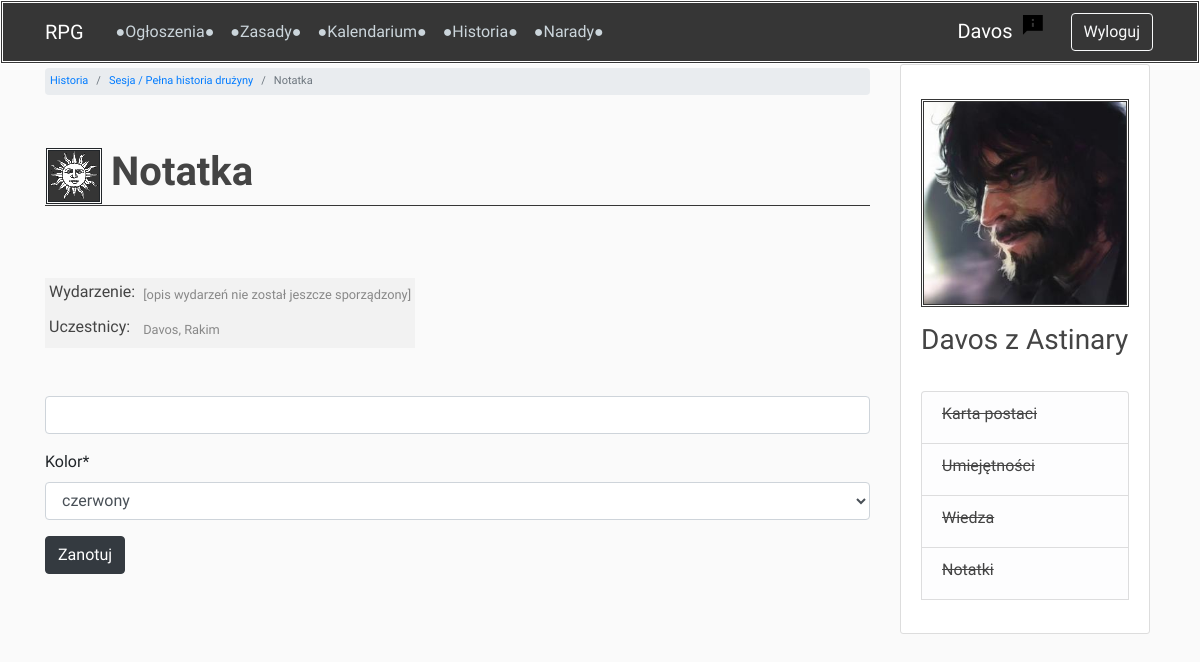
/timeline/185/described-event-note/ (signed in), run on an earlier commit of the app's database.
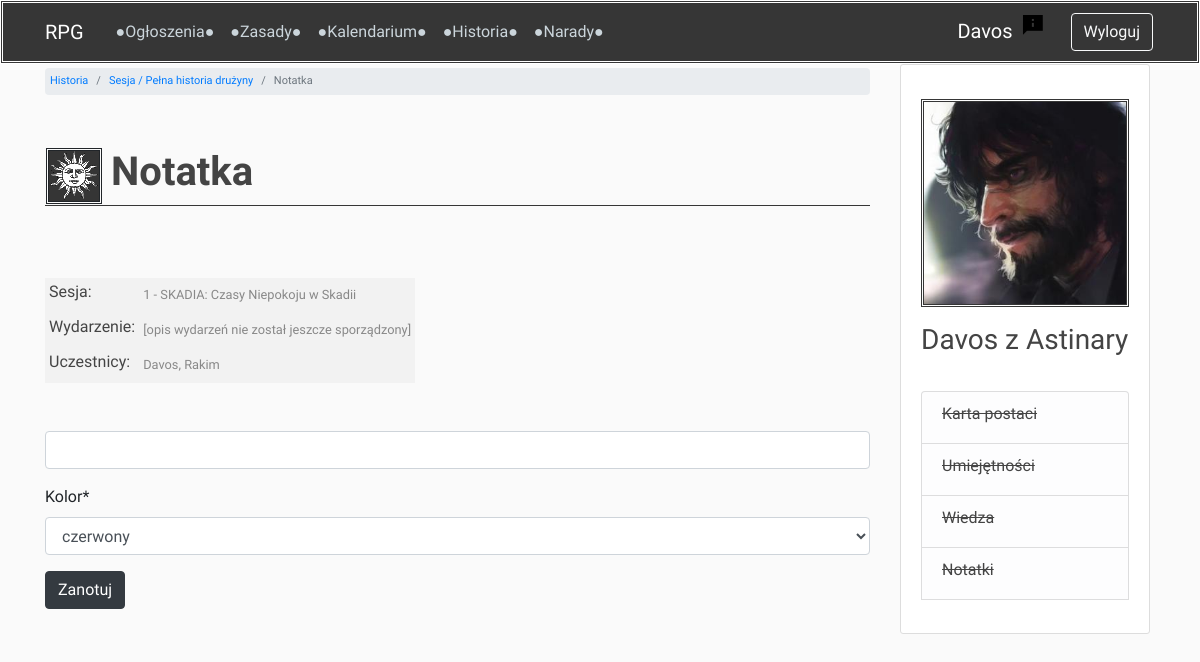
And on a later commit of the database.
### timeline/models.py (models this page shows, shortened)
class DescribedEvent(models.Model):
    game_no = models.ForeignKey(GameSession, related_name='described_events', on_delete=models.PROTECT)
    event_no_in_game = models.PositiveSmallIntegerField(validators=[MinValueValidator(1)])
    description = models.TextField(max_length=4000)
    participants = models.ManyToManyField(Profile,
                                          related_name='described_events_participated',
                                          limit_choices_to=
                                          Q(character_status='active_player') |
                                          Q(character_status='inactive_player') |
                                          Q(character_status='dead_player'),
                                          blank=True)
    informed = models.ManyToManyField(Profile,
                                      related_name='described_events_informed',
                                      limit_choices_to=
                                      Q(character_status='active_player') |
                                      Q(character_status='inactive_player') |
                                      Q(character_status='dead_player'),
                                      blank=True)
    class Meta:
        ordering = ['game_no', 'event_no_in_game']

class GameSession(models.Model):
    game_no = models.IntegerField(null=True)
    title = models.CharField(max_length=200, blank=True, null=True)
    date = models.DateField(blank=True, null=True)
    def __str__(self):
        return f'{self.game_no} - {self.title}'
    class Meta:
        ordering = ['game_no']

### timeline/views.py (the view)
# urls.py: path('<int:event_id>/described-event-note/', described_event_note_view, name='described-event-note'),
@login_required
def described_event_note_view(request, event_id):
    obj = get_object_or_404(DescribedEvent, id=event_id)
    current_note = None
    participants = ', '.join(p.character_name.split(' ', 1)[0] for p in obj.participants.all())
    informed = ', '.join(p.character_name.split(' ', 1)[0] for p in obj.informed.all())
    try:
        current_note = DescribedEventNote.objects.get(event=obj, author=request.user)
    except DescribedEventNote.DoesNotExist:
        pass
    if request.method == 'POST':
        form = DescribedEventNoteForm(request.POST, instance=current_note)
        if form.is_valid():
            note = form.save(commit=False)
            note.author = request.user
            note.event = obj
            note.save()
            messages.success(request, f'Dodano notatkę!')
            _next = request.POST.get('next', '/')
            return HttpResponseRedirect(_next)
    else:
        form = DescribedEventNoteForm(instance=current_note)
    context = {
        'page_title': 'Notatka',
        'event': obj,
        'form': form,
        'participants': participants,
        'informed': informed
    }
    return render(request, 'chronicles/described_event_note.html', context)

### timeline/forms.py
class DescribedEventNoteForm(forms.ModelForm):
    class Meta:
        model = DescribedEventNote
        fields = [
            'text',
            'color'
        ]
    text = forms.CharField(
        label='',
        required=False,
        widget=PagedownWidget(
            attrs={
                'placeholder': 'Twoja notatka (max. 4000 znaków)*',
                'rows': 10,
                'cols': 60
            }
        )
    )
    def __init__(self, *args, **kwargs):
        super(DescribedEventNoteForm, self).__init__(*args, **kwargs)
        self.fields['color'].label = 'Kolor'

### forum/templatetags/custom_filters.py (called while the page is built)
@register.filter
def get_first_word(text):
    return text.split(' ', 1)[0]

### timeline/templates/chronicles/described_event_note.html (shortened to what this page needs)
{% extends 'base.html' %}
{% load crispy_forms_tags %}
{% block breadcrumb %}
    <li class="breadcrumb-item"><a href="{% url 'chronicles-chapters' %}">Historia</a></li>
    <li class="breadcrumb-item"><a href="javascript:history.go(-1)">Sesja / Pełna historia drużyny</a></li>
    <li class="breadcrumb-item active">{{ page_title }}</li>
{% endblock breadcrumb %}
{% block content %}
    <br><br><br>
    <table class="forms">
        {% if event.game_no %}
        <tr>
            <td><h6>Sesja:</h6></td>
            <td class="justify"><small>{{ event.game_no }}</small></td>
        </tr>
        {% endif %}
        <tr>
            <td><h6>Wydarzenie:</h6></td>
            <td class="justify"><small>{{ event.description }}</small></td>
        </tr>
        <tr>
            <td><h6>Uczestnicy:</h6></td>
            <td><small>{{ participants }}</small></td>
        </tr>
    </table><br><br>
    <form method="POST" enctype="multipart/form-data">
        {{ form|crispy }}
        <input class="btn btn-dark" type="submit" value="Zanotuj">
    </form>
{% endblock content %}

What changed in the data, as far as the page shows it:
changed through a linked row, DescribedEvent "[opis wydarzeń nie został jeszcze sporządzony]": game_no (not shown) → "1 - SKADIA: Czasy Niepokoju w Skadii"
Also different on the page:
text now shown: "Sesja:"
